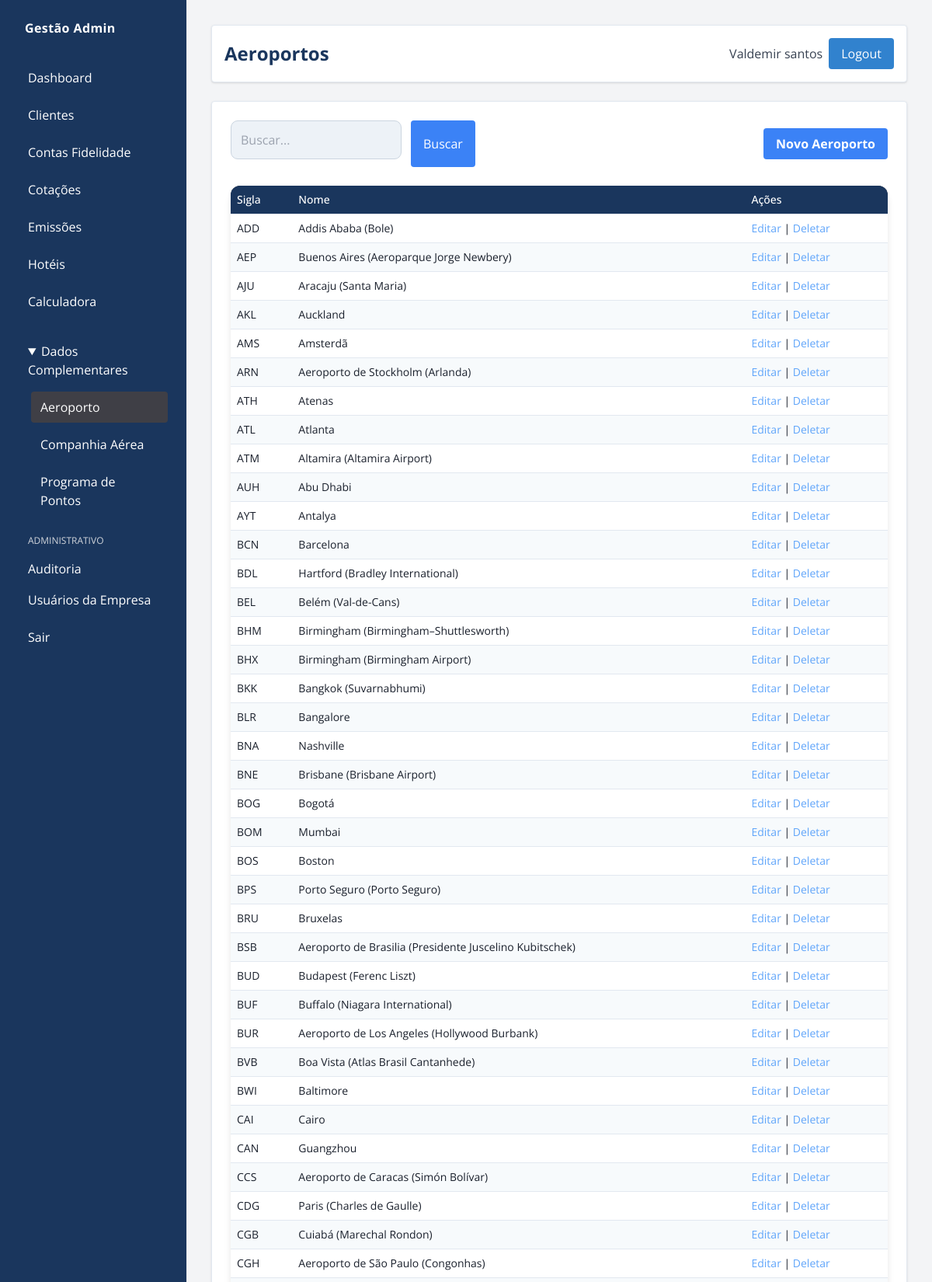
The page /adm/aeroportos/ (signed in, upper part) on the database its author committed.
### gestao/models/aeroporto.py (models this page shows, shortened)
class Aeroporto(models.Model):
    nome = models.CharField(max_length=200)
    sigla = models.CharField(max_length=10)
    cidade = models.CharField(max_length=200)
    estado = models.CharField(max_length=100)
    class Meta:
        ordering = ["sigla"]

### gestao/views/aeroportos.py (the view)
@login_required
def admin_aeroportos(request):
    if (permission_denied := require_admin_or_operator(request)):
        return permission_denied
    busca = request.GET.get("busca", "")
    aeroportos = Aeroporto.objects.all()
    if busca:
        aeroportos = aeroportos.filter(Q(nome__icontains=busca) | Q(sigla__icontains=busca))
    return render(
        request,
        "admin_custom/aeroportos.html",
        {"aeroportos": aeroportos, "busca": busca},
    )

### gestao/views/permissions.py (called while the page is built)
def require_admin_or_operator(request):
    if request.user.is_superuser:
        return None
    perfil = getattr(getattr(request.user, "cliente_gestao", None), "perfil", "")
    if perfil not in ["admin", "operador"]:
        return render(request, "sem_permissao.html")
    return None

### gestao/templates/admin_custom/aeroportos.html (shortened to what this page needs)
{% extends "admin_custom/base_admin.html" %}
{% load static %}
{% block header_title %}Aeroportos{% endblock %}
{% block menu_aeroportos %}bg-zinc-700 text-white{% endblock %}
{% block dados_complementares_open %}open{% endblock %}
{% block content %}
<div class="flex justify-between items-center mb-6 flex-wrap gap-4">
    <form method="get" class="flex gap-3">
        <input type="text" name="busca" value="{{ busca }}" placeholder="Buscar..." class="bg-zinc-100 border border-zinc-300 rounded px-4 py-2 flex-1 min-w-[220px] max-w-[720px]" />
        <button type="submit" class="bg-blue-500 hover:bg-blue-600 text-white px-4 py-2 rounded">Buscar</button>
    </form>
    <a href="{% url 'admin_novo_aeroporto' %}" class="bg-blue-500 hover:bg-blue-600 text-white px-4 py-2 rounded font-bold">Novo Aeroporto</a>
</div>
    <table class="min-w-full text-sm">
        <thead class="bg-zinc-700 text-zinc-200">
            <tr>
                <th class="p-2 text-left font-medium">Sigla</th>
                <th class="p-2 text-left font-medium">Nome</th>
                <th class="p-2 text-left font-medium">Ações</th>
            </tr>
        </thead>
        <tbody>
            {% for a in aeroportos %}
            <tr class="border-b border-zinc-700">
                <td class="p-2">{{ a.sigla }}</td>
                <td class="p-2">{{ a.nome }}</td>
                <td class="p-2">
                    <a href="{% url 'admin_editar_aeroporto' a.id %}" class="text-blue-400">Editar</a> |
                    <a href="{% url 'admin_deletar_aeroporto' a.id %}" class="text-blue-400">Deletar</a>
                </td>
            </tr>
            {% empty %}
            <tr><td colspan="3" class="text-center text-red-400 py-4">Nenhum aeroporto cadastrado.</td></tr>
            {% endfor %}
        </tbody>
    </table>
{% endblock %}

### gestao/templates/admin_custom/base_admin.html (shortened to what this page needs)
{% load static %}
<!DOCTYPE html>
<html lang="pt-br">
<head>
    <script src="https://cdn.tailwindcss.com"></script>
    <link rel="stylesheet" href="{% static 'gestao/admin_custom.css' %}">
    <link rel="stylesheet" href="{% static 'gestao/css/painel.css' %}">
</head>
<body class="bg-gray-100 text-black flex" style="font-family: 'Open Sans', sans-serif;">
    <aside class="bg-[#1a365d] w-60 min-h-screen p-6 fixed shadow text-white">
        <div class="font-bold tracking-wide mb-8 pl-2">
            Gestão Admin
        </div>
        <nav class="flex flex-col space-y-2">
            {% if not request.user.is_superuser %}
                <a class="block px-3 py-2 rounded hover:bg-[#2c5282] {% block menu_dashboard %}{% endblock %}" href="{% url 'admin_dashboard' %}">Dashboard</a>
                <a class="block px-3 py-2 rounded hover:bg-[#2c5282] {% block menu_clientes %}{% endblock %}" href="{% url 'admin_clientes' %}">Clientes</a>
                <a class="block px-3 py-2 rounded hover:bg-[#2c5282] {% block menu_contas %}{% endblock %}" href="{% url 'admin_contas' %}">Contas Fidelidade</a>
                <a class="block px-3 py-2 rounded hover:bg-[#2c5282] {% block menu_cotacoes_voo %}{% endblock %}" href="{% url 'admin_cotacoes_voo' %}">Cotações</a>
                <a class="block px-3 py-2 rounded hover:bg-[#2c5282] {% block menu_emissoes %}{% endblock %}" href="{% url 'admin_emissoes' %}">Emissões</a>
                <a class="block px-3 py-2 rounded hover:bg-[#2c5282] {% block menu_hoteis %}{% endblock %}" href="{% url 'admin_hoteis' %}">Hotéis</a>
                <a class="block px-3 py-2 rounded hover:bg-[#2c5282] {% block menu_calculadora %}{% endblock %}" href="{% url 'admin_calculadora_cotacao' %}">Calculadora</a>
                <details class="pt-4 group" {% block dados_complementares_open %}{% endblock %}>
                    <summary class="px-3 py-2 rounded cursor-pointer hover:bg-[#2c5282] focus:outline-none">Dados Complementares</summary>
                    <div class="mt-2 ml-4 flex flex-col space-y-2">
                        <a class="block px-3 py-2 rounded hover:bg-[#2c5282] {% block menu_aeroportos %}{% endblock %}" href="{% url 'admin_aeroportos' %}">Aeroporto</a>
                        <a class="block px-3 py-2 rounded hover:bg-[#2c5282] {% block menu_companhias %}{% endblock %}" href="{% url 'admin_companhias' %}">Companhia Aérea</a>
                        <a class="block px-3 py-2 rounded hover:bg-[#2c5282] {% block menu_programas %}{% endblock %}" href="{% url 'admin_programas' %}">Programa de Pontos</a>
                    </div>
                </details>
            {% endif %}
            <div class="pt-4">
                <p class="px-3 text-gray-300 uppercase text-xs mb-2">Administrativo</p>
                <a class="block px-3 py-2 rounded hover:bg-[#2c5282] {% block menu_auditoria %}{% endblock %}" href="{% url 'admin_auditoria' %}">Auditoria</a>
                <a class="block px-3 py-2 rounded hover:bg-[#2c5282]" href="{% url 'user_list' %}">Usuários da Empresa</a>
            </div>
            <a class="block px-3 py-2 rounded hover:bg-[#2c5282]" href="{% url 'logout' %}">Sair</a>
        </nav>
    </aside>
    <main class="flex-1 ml-60 p-8">
        <header class="bg-white rounded p-4 mb-6 flex justify-between items-center shadow">
            <h1 class="text-2xl font-bold">{% block header_title %}Painel Administrativo{% endblock %}</h1>
            <div class="flex items-center space-x-2">
                <span class="text-gray-700">{{ request.user.get_full_name|default:request.user.username }}</span>
                <a href="{% url 'logout' %}" class="bg-[#3182ce] hover:bg-[#2c5282] text-white px-4 py-2 rounded">Logout</a>
            </div>
        </header>
        <section class="bg-white rounded shadow p-6">
            {% block content %}{% endblock %}
        </section>
    </main>
</body>
</html>

### gestao/static/admin_custom.css (style rules this page uses)
body { background-color: #f7fafc; color: #000000; font-family: 'Open Sans', sans-serif; }
main > header, main > section { background-color: #ffffff !important; border: 1px solid #e2e8f0 !important; }
table { width: 100%; border-collapse: collapse; background-color: #ffffff; }
th, td { padding: 10px; border-bottom: 1px solid #e2e8f0; }
th { background-color: #f7fafc; color: #000000; }
tr:nth-child(even) { background-color: #f7fafc; }
a { color: #3182ce; text-decoration: none; }
input, select, textarea { background-color: #ffffff; color: #000000; border: 1px solid #e2e8f0; border-radius: 0.375rem; padding: 0.5rem 0.75rem; }
button { background-color: #3182ce; color: #ffffff; border: none; padding: 0.5rem 1rem; border-radius: 0.375rem; font-weight: 500; cursor: pointer; }

### gestao/static/gestao/css/painel.css (style rules this page uses)
body { background: #f7fafc; color: #1a202c; font-family: 'Open Sans', sans-serif; }
h1, h2, .valor, .section-title { color: #1a365d; }
table { width: 100%; border-collapse: collapse; background: #ffffff; border-radius: 12px; overflow: hidden; margin-bottom: 32px; box-shadow: 0 10px 8px rgba(0, 0, 0, 0.1); }
th, td { padding: 10px; text-align: left; }
th { background: #1a365d; color: #ffffff; }
tr { border-bottom: 1px solid #e2e8f0; }
tr:last-child { border-bottom: none; }
td { color: #1a202c; }
input[type="text"], input[type="password"], select { width: 100%; padding: 12px; border: 1px solid #cbd5e0; border-radius: 9px; margin-bottom: 10px; background: #edf2f7; color: #1a202c; font-size: 1rem; }
input[type="submit"], button { width: 100%; background: #3182ce; color: #fff; border: none; border-radius: 9px; padding: 12px 0; font-size: 1.05rem; margin-top: 18px; cursor: pointer; font-weight: 600; transition: background .25s; }

### rows shown on the page
Aeroporto: sigla "ADD", nome "Addis Ababa (Bole)"
Aeroporto: sigla "AEP", nome "Buenos Aires (Aeroparque Jorge Newbery)"
Aeroporto: sigla "AJU", nome "Aracaju (Santa Maria)"
Aeroporto: sigla "AKL", nome "Auckland"
Aeroporto: sigla "AMS", nome "Amsterdã"
Aeroporto: sigla "ARN", nome "Aeroporto de Stockholm (Arlanda)"
Aeroporto: sigla "ATH", nome "Atenas"
Aeroporto: sigla "ATL", nome "Atlanta"
Aeroporto: sigla "ATM", nome "Altamira (Altamira Airport)"
Aeroporto: sigla "AUH", nome "Abu Dhabi"
Aeroporto: sigla "AYT", nome "Antalya"
Aeroporto: sigla "BCN", nome "Barcelona"
Aeroporto: sigla "BDL", nome "Hartford (Bradley International)"
Aeroporto: sigla "BEL", nome "Belém (Val-de-Cans)"
Aeroporto: sigla "BHM", nome "Birmingham (Birmingham–Shuttlesworth)"
Aeroporto: sigla "BHX", nome "Birmingham (Birmingham Airport)"
Aeroporto: sigla "BKK", nome "Bangkok (Suvarnabhumi)"
Aeroporto: sigla "BLR", nome "Bangalore"
Aeroporto: sigla "BNA", nome "Nashville"
Aeroporto: sigla "BNE", nome "Brisbane (Brisbane Airport)"
Aeroporto: sigla "BOG", nome "Bogotá"
Aeroporto: sigla "BOM", nome "Mumbai"
Aeroporto: sigla "BOS", nome "Boston"
Aeroporto: sigla "BPS", nome "Porto Seguro (Porto Seguro)"
Aeroporto: sigla "BRU", nome "Bruxelas"
Aeroporto: sigla "BSB", nome "Aeroporto de Brasilia (Presidente Juscelino Kubitschek)"
Aeroporto: sigla "BUD", nome "Budapest (Ferenc Liszt)"
Aeroporto: sigla "BUF", nome "Buffalo (Niagara International)"
Aeroporto: sigla "BUR", nome "Aeroporto de Los Angeles (Hollywood Burbank)"
Aeroporto: sigla "BVB", nome "Boa Vista (Atlas Brasil Cantanhede)"
Aeroporto: sigla "BWI", nome "Baltimore"
Aeroporto: sigla "CAI", nome "Cairo"
Aeroporto: sigla "CAN", nome "Guangzhou"
Aeroporto: sigla "CCS", nome "Aeroporto de Caracas (Simón Bolívar)"
Aeroporto: sigla "CDG", nome "Paris (Charles de Gaulle)"
Aeroporto: sigla "CGB", nome "Cuiabá (Marechal Rondon)"
Aeroporto: sigla "CGH", nome "Aeroporto de São Paulo (Congonhas)"

### other values the page prints
{{ request.user.get_full_name|default:request.user.username }} "Valdemir santos"
